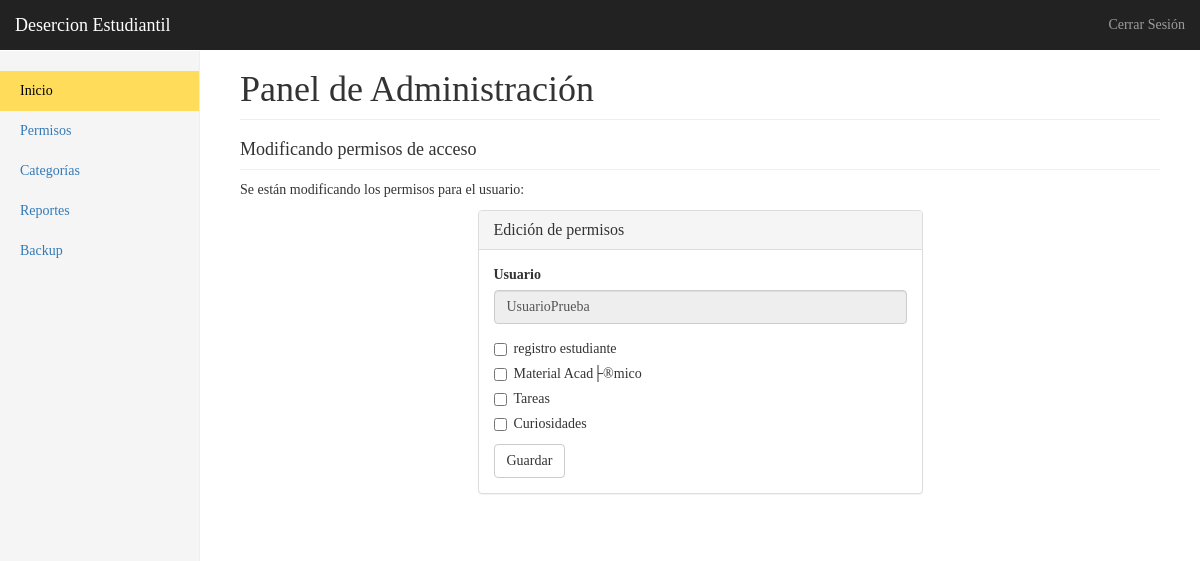
Page /admin/editarPermisos.php?usuario=UsuarioPrueba (signed in) on the earlier database version.
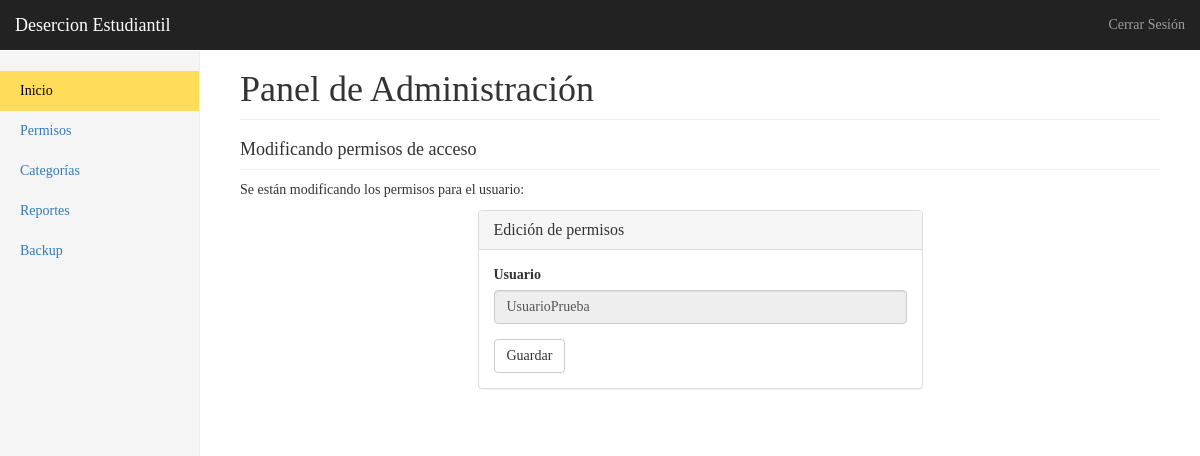
Same page on the later database version.
### tables this page shows
CREATE TABLE categorias(
	ID_Categoria int AUTO_INCREMENT PRIMARY KEY,
	categoria varchar(45) NOT NULL,
	descripcion varchar(255) NOT NULL,
	ruta varchar(40) NOT NULL
);

### scripts/funciones.php (called while the page is built, shortened)
<?php
	$conexion = null;
	function getTodasCategorias()
	{
		global $conexion;
		$respuesta = mysqli_query($conexion, "SELECT * FROM categorias");
		$respuestas_array = array();
		while ($fila = $respuesta->fetch_row())
		  $respuestas_array[] = $fila;
		return $respuestas_array;
	}
	function tienePermiso($usuario, $idCat)
	{
		global $conexion;
		$result = mysqli_query($conexion, "SELECT COUNT(*) AS total FROM permisos WHERE usuario='".$usuario."' AND ID_Categoria=".$idCat);
		$row = mysqli_fetch_assoc($result);
		$numero = $row['total'];
		return $numero > 0;
	}
?>

### admin/editarPermisos.php (the view, shortened to what this page needs)
<?php
  require '../scripts/funciones.php';
  if( isset($_GET['usuario']) )
    $usuario = $_GET['usuario'];
  else header('Location: index.php');
  $categorias = getTodasCategorias();
?>
<!DOCTYPE html>
<html lang="es">
  <head>
    <link rel="stylesheet" href="https://maxcdn.bootstrapcdn.com/bootstrap/3.3.2/css/bootstrap.min.css">
    <link href="../css/dashboard.css" rel="stylesheet">
    <link rel="stylesheet" href="../css/graficas.css">
  </head>
  <body>
    <?php include 'menu-superior.php'; ?>
    <div class="container-fluid">
      <div class="row">
        <?php include 'menu-lateral.php'; ?>
        <div class="col-sm-9 col-sm-offset-3 col-md-10 col-md-offset-2 main">
          <h1 class="page-header">Panel de Administración</h1>
          <h4 class="sub-header">Modificando permisos de acceso</h4>
          <p>Se están modificando los permisos para el usuario:</p>
          <div class="row">
            <div class="col-sm-6 col-sm-offset-3">
            <div class="panel panel-default">
              <div class="panel-heading"><h3 class="panel-title">Edición de permisos</h3></div>
              <div class="panel-body">
                <form action="../scripts/actualizar-permisos.php" method="POST">
                  <div class="form-group">
                    <label for="txtUsuario">Usuario</label>
                    <input type="text" class="form-control" name="txtUsuario" id="txtUsuario" value="<?= $usuario ?>" readonly>
                  </div>
        <?php foreach( $categorias as $categoria ): ?>
                  <div class="checkbox">
                    <label>
                      <input type="checkbox" name="categoria<?= $categoria[0] ?>" <?php if(tienePermiso($usuario, $categoria[0])) echo "checked" ?>> <?= $categoria[1] ?>
                    </label>
                  </div>
        <?php
        	endforeach;
        ?>
                  <button type="submit" class="btn btn-default">Guardar</button>
                </form>
              </div>
            </div>
          </div>
        </div>
        </div>
      </div>
    </div>
  </body>
</html>

Differences in the rows shown:
removed categorias: categoria "registro estudiante"
removed categorias: categoria "Material Acad├®mico"
removed categorias: categoria "Tareas"
removed categorias: categoria "Curiosidades"
